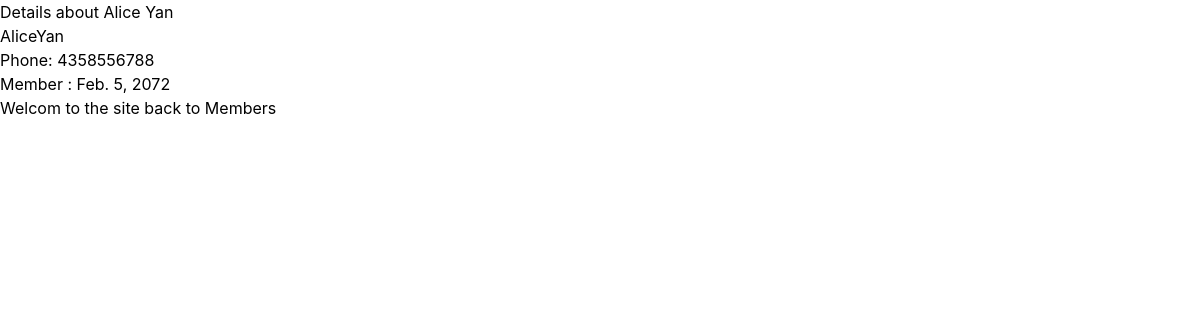
Page /members/memberdetails/2/ on the committed database.
### members/models.py (models this page shows)
class Member(models.Model):
  firstname = models.CharField(max_length=255)
  lastname = models.CharField(max_length=255)
  phone = models.PositiveIntegerField(null=True)
  joined_date = models.DateField(null=True)

### members/views.py (the view)
# urls.py: path('memberdetails/<int:id>/', views.details, name='details')
def details(request, id):
  mymember = Member.objects.get(id=id)
  template = loader.get_template('details.html')
  context = {
    'mymember' : mymember,
  }
  return HttpResponse(template.render(context, request))

### members/templates/details.html (shortened to what this page needs)
{% extends "base.html" %}
{% load tailwind_tags %}
{% load i18n %}
{% block title %}
  Details about {{ mymember.firstname }} {{ mymember.lastname }}
{% endblock %}
    {% block content%}
<h1>{{mymember.firstname}}{{mymember.lastname}}</h1>
<p>Phone: {{mymember.phone}}</p>
<p>Member : {{mymember.joined_date}}</p>
<p>{% translate "Welcom to the site" %} <a href="/members">back to Members</a></p>
{% endblock %}

### rows in the picture
Member: firstname "Alice", lastname "Yan", phone "4358556788", joined_date "Feb. 5, 2072"
